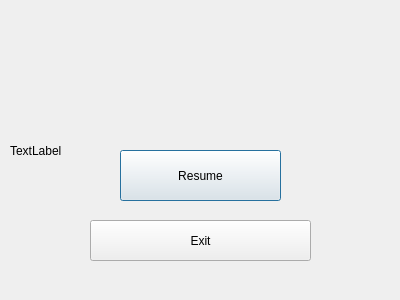
<?xml version="1.0" encoding="UTF-8"?>
<ui version="4.0">
 <class>pauseWindow</class>
 <widget class="QDialog" name="pauseWindow">
  <property name="geometry">
   <rect>
    <x>0</x>
    <y>0</y>
    <width>400</width>
    <height>300</height>
   </rect>
  </property>
  <property name="windowTitle">
   <string>Dialog</string>
  </property>
  <widget class="QPushButton" name="pushButton_resume">
   <property name="geometry">
    <rect>
     <x>120</x>
     <y>150</y>
     <width>161</width>
     <height>51</height>
    </rect>
   </property>
   <property name="styleSheet">
    <string notr="true">font: 700 20pt &quot;MS Sans Serif&quot;;
</string>
   </property>
   <property name="text">
    <string>Resume</string>
   </property>
  </widget>
  <widget class="QPushButton" name="pushButton_exit">
   <property name="geometry">
    <rect>
     <x>90</x>
     <y>220</y>
     <width>221</width>
     <height>41</height>
    </rect>
   </property>
   <property name="styleSheet">
    <string notr="true">font: 700 24pt &quot;MS Sans Serif&quot;;

</string>
   </property>
   <property name="text">
    <string>Exit</string>
   </property>
  </widget>
  <widget class="QLabel" name="label_back">
   <property name="geometry">
    <rect>
     <x>10</x>
     <y>10</y>
     <width>381</width>
     <height>281</height>
    </rect>
   </property>
   <property name="text">
    <string>TextLabel</string>
   </property>
  </widget>
  <zorder>label_back</zorder>
  <zorder>pushButton_resume</zorder>
  <zorder>pushButton_exit</zorder>
 </widget>
 <resources/>
 <connections/>
</ui>
